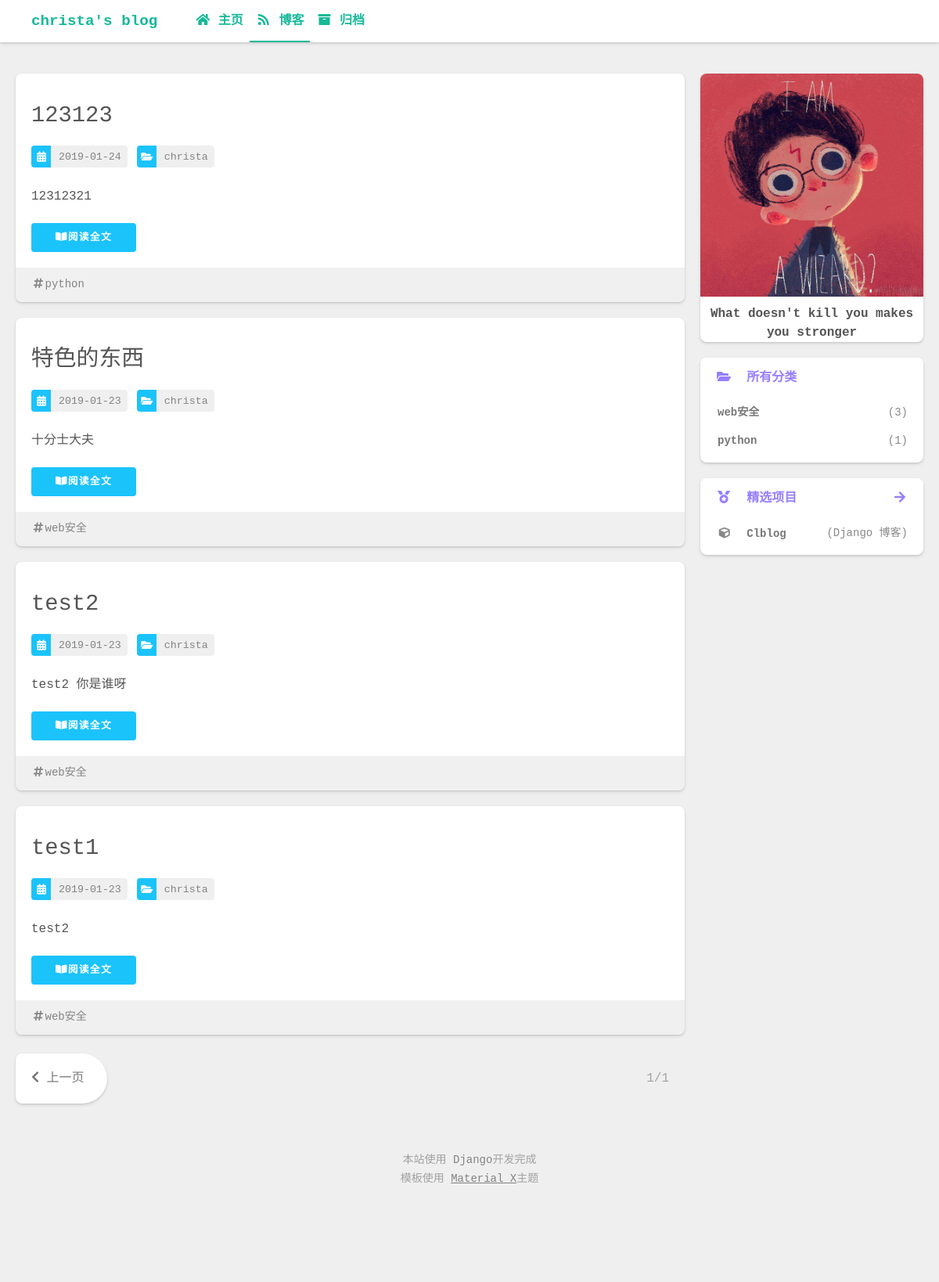
Screenshot of /blog/ with the database file from the repository.
### chris/models.py (models this page shows, shortened)
class Blog_contant(models.Model):
    id = models.AutoField(primary_key = True)  # 建立博客了id，便于数据库的查找
    title=models.CharField(max_length=100)
    blog_type=models.ForeignKey(BlogType,on_delete=models.CASCADE)   # 博客类别
    content =  RichTextUploadingField()
    author=models.ForeignKey(User,on_delete=models.CASCADE)    # 博客作者
    abstract = models.TextField()    # 博客摘要
    datetime = models.DateTimeField()   # 博客时间
    class Meta:    # 按时间降序
        ordering = ['-datetime']

class BlogType(models.Model):
    type_name= models.CharField(max_length=15)
    def __str__(self):
        return self.type_name

### chris/views.py (the view)
# urls.py: 2. Add a URL to urlpatterns:  path('blog/', include('blog.urls'))
def blog(request,type=None):
    page_num = request.GET.get('page', 1)
    if type:
        blog_all_list = Blog_contant.objects.filter(blog_type = type)
    else:
        blog_all_list = Blog_contant.objects.all()
    paginator = Paginator(blog_all_list,6)  # 每10页进行分页
    page_of_blogs = paginator.get_page(page_num)
    total=Blog_contant.objects.all().count()   # 计算博客的总数
    page_nums = page_of_blogs.number #获取但钱页码
    Type_all=[]
    for blogtype in BlogType.objects.all():
        Types = {}
        Types['type'] = blogtype
        Types['type_count'] = Blog_contant.objects.filter(blog_type=blogtype).count()
        Types['type_id'] = blogtype.id
        Type_all.append(Types)
    return render(request,'blog.html',{'Them':page_of_blogs,'totals':total,'types':Type_all})

### templates/blog.html (shortened to what this page needs)
<!DOCTYPE html>
<html class="sr">
  <head>
    <link rel="stylesheet" href="/static/css/waves.css">
      <link rel="stylesheet" href="https://cdn.jsdelivr.net/npm/@fortawesome/fontawesome-free@5.6.3/css/all.css">
    <link rel="stylesheet" href="/static/css/style.min.css">
  </head>
  <body style="height: 100%;">
    {% include "include/Headers.html" %}
    <div class="l_body">
      <div class="container clearfix">
        <div class="l_main">
          <section class="post-list">
                {% for themes in Them %}
            <div class="post-wrapper">
              <article class="post reveal" data-sr-id="0" style="visibility: visible; opacity: 1; transition: opacity 0.6s cubic-bezier(0.5, 0, 0, 1) 0s;">
                <section class="meta">
                  <div class="meta" id="header-meta">
                    <h2 class="title">
			    <a href="{% url 'detail' themes.id%}">{{ themes.title }}</a></h2>
                    <time class="metatag time">
                      <i class="fas fa-calendar-alt fa-fw" aria-hidden="true"></i>&nbsp;{{ themes.datetime |date:"Y-m-d "}}</time>
                    <div class="metatag cats">
                      <i class="fas fa-folder-open fa-fw" aria-hidden="true"></i>&nbsp;
                      <a class="categories" href="javascript:void(0);">{{ themes.author }}</a></div>
                  </div>
                </section>
                <section class="article typo">
                 {{ themes.abstract }}
                  <div class="readmore">
                    <a href="{% url 'detail' themes.id%}" class="flat-box waves-effect waves-block">
                      <i class="fas fa-book-open fa-fw" aria-hidden="true"></i>阅读全文</a>
                  </div>
                  <div class="full-width auto-padding tags">
                    <a href="javascript:void(0);">
                      <i class="fas fa-hashtag fa-fw"></i>{{ themes.blog_type }}</a>
                  </div>
                </section>
              </article>
            </div>
              {% endfor %}
          </section>
          <br>
          <div class="prev-next">
            <div class="prev-next">
                     {% if Them.has_previous %}
                         <a class="prev" rel="prev" href="?page={{ Them.number | add:-1}}">
                <section class="post prev">
                  <i class="fas fa-chevron-left" aria-hidden="true"></i>&nbsp;上一页&nbsp;</section>
              </a>
                {% else %}
                         <a class="prev" rel="prev" href="?page={{ Them.number | add:-1}}" style="display: block;">
                <section class="post prev">
                  <i class="fas fa-chevron-left" aria-hidden="true"></i>&nbsp;上一页&nbsp;</section>
              </a>
                     {% endif %}
                <p class="current">{{Them.number }}/{{ Them.paginator.num_pages }}</p>
            </div>
          </div>
        </div>
    {% include "include/author.html" %}
        <script>setLoadingBarProgress(60)</script></div>
    </div>
 {% include "include/footers.html" %}
  </body>
</html>

### templates/include/author.html (shortened to what this page needs)
{% block content %}
            <aside class="l_side">
          <section class="author">
            <div class="content pure">
              <div class="avatar">
                <img class="avatar" src="/static/img/christa.jpg"></div>
              <div class="text">
                <p>
                  <span id="jinrishici-sentence">What doesn't kill you makes you stronger</span></p>
              </div>
            </div>
          </section>
          <section class="category">
            <header class="pure">
              <div>
                <i class="fas fa-folder-open fa-fw" aria-hidden="true"></i>&nbsp;&nbsp;所有分类</div>
            </header>
            <div class="content pure">
              <ul class="entry">
                  {% for each in types %}
                      <li>
                  <a class="flat-box waves-effect waves-block" title="/blog/categories/cocoa-dev/" href="{% url 'blog' each.type_id %}">
                    <div class="name">{{ each.type }}</div>
                    <div class="badge">({{ each.type_count }})</div>
                  </a>
                </li>
                  {% endfor %}
              </ul>
            </div>
          </section>
        {% include "include/OpenSource.html" %}
        </aside>
{% endblock %}

### static/css/waves.css (style rules this page uses)
.waves-effect { position:relative;cursor:pointer;display:inline-block;overflow:hidden;-webkit-user-select:none;-moz-user-select:none;-ms-user-select:none;user-select:none;-webkit-tap-highlight-color:transparent }
.waves-block { display:block }

### rows the page displays
Blog_contant: title "123123", datetime "2019-01-24", author "christa", abstract "12312321", blog_type "python"
Blog_contant: title "特色的东西", datetime "2019-01-23", author "christa", abstract "十分士大夫", blog_type "web安全"
Blog_contant: title "test2", datetime "2019-01-23", author "christa", abstract "test2 你是谁呀", blog_type "web安全"
Blog_contant: title "test1", datetime "2019-01-23", author "christa", abstract "test2", blog_type "web安全"
BlogType: type "web安全", type_count "3"
BlogType: type "python", type_count "1"

### other values shown
{{ Them.number }} "1"
{{ Them.paginator.num_pages }} "1"
